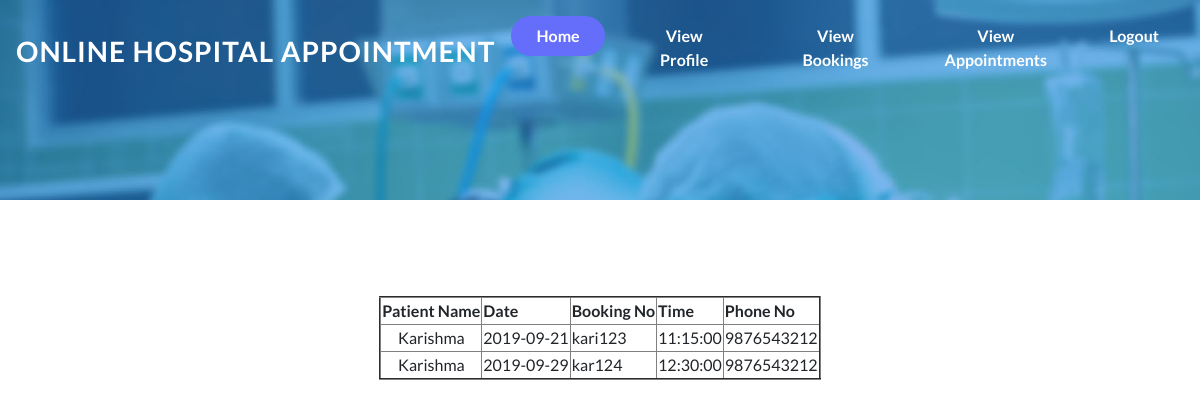
/doctor_view_appointments.php (signed in), run on the app's committed database.
### tables this page shows
CREATE TABLE `tb_booking` (
  `b_id` int(30) NOT NULL AUTO_INCREMENT,
  `p_id` int(40) DEFAULT NULL,
  `d_id` int(40) DEFAULT NULL,
  `date` date DEFAULT NULL,
  `time` time DEFAULT NULL,
  `app_no` varchar(40) DEFAULT NULL,
  `status` varchar(40) DEFAULT NULL,
  PRIMARY KEY (`b_id`)
);

CREATE TABLE `tb_patient` (
  `p_id` int(30) NOT NULL AUTO_INCREMENT,
  `fname` varchar(50) DEFAULT NULL,
  `lname` varchar(50) DEFAULT NULL,
  `gender` varchar(50) DEFAULT NULL,
  `dob` date DEFAULT NULL,
  `address` varchar(50) DEFAULT NULL,
  `locality` varchar(50) DEFAULT NULL,
  `town` varchar(50) DEFAULT NULL,
  `district` varchar(50) DEFAULT NULL,
  `phone` varchar(50) DEFAULT NULL,
  `username` varchar(50) DEFAULT NULL,
  PRIMARY KEY (`p_id`)
);

### doctor_view_appointments.php (the view, shortened to what this page needs)
<?php
include 'doctorbase.php';
?>
    <div>
        <form action="">
        <table border="2" align="center">
               <th> Patient Name </th>
                <th> Date </th>
                 <th> Booking No </th>
               <th> Time </th>
               <th> Phone No </th>
        <?php
        include 'connection.php';
         $id=$_SESSION['id'];
         $qry="SELECT tb_booking.b_id,tb_booking.`date`,tb_booking.`time`,tb_booking.`app_no`,tb_patient.`fname`,tb_patient.`gender`,tb_patient.`phone` FROM tb_booking,tb_patient WHERE tb_booking.`p_id`=tb_patient.`p_id` AND tb_booking.`d_id`='$id' AND tb_booking.`status`='accepted'";
           $res=mysqli_query($link,$qry);
         while($row=mysqli_fetch_array($res))
         {
             echo '<tr><td align="center">'.$row['fname'].'</td><td align="center">'.$row['date'].'</td><td>'.$row['app_no'].'</td><td align="center">'.$row['time'].'</td><td align="center">'.$row['phone'].'</td></td></tr>';
         }
        ?>
            </table>
            </form>
        </div>
        <div>
 <br><br><br><br><br><br><br><br>

### css/style.css (style rules this page uses)
body { margin: 0; font-family: 'Lato', sans-serif; background: #fff; }

### data on the page
tb_booking: p.fname "Karishma", date "2019-09-21", app_no "kari123", time "11:15:00", p.phone "9876543212"
tb_booking: p.fname "Karishma", date "2019-09-29", app_no "kar124", time "12:30:00", p.phone "9876543212"
